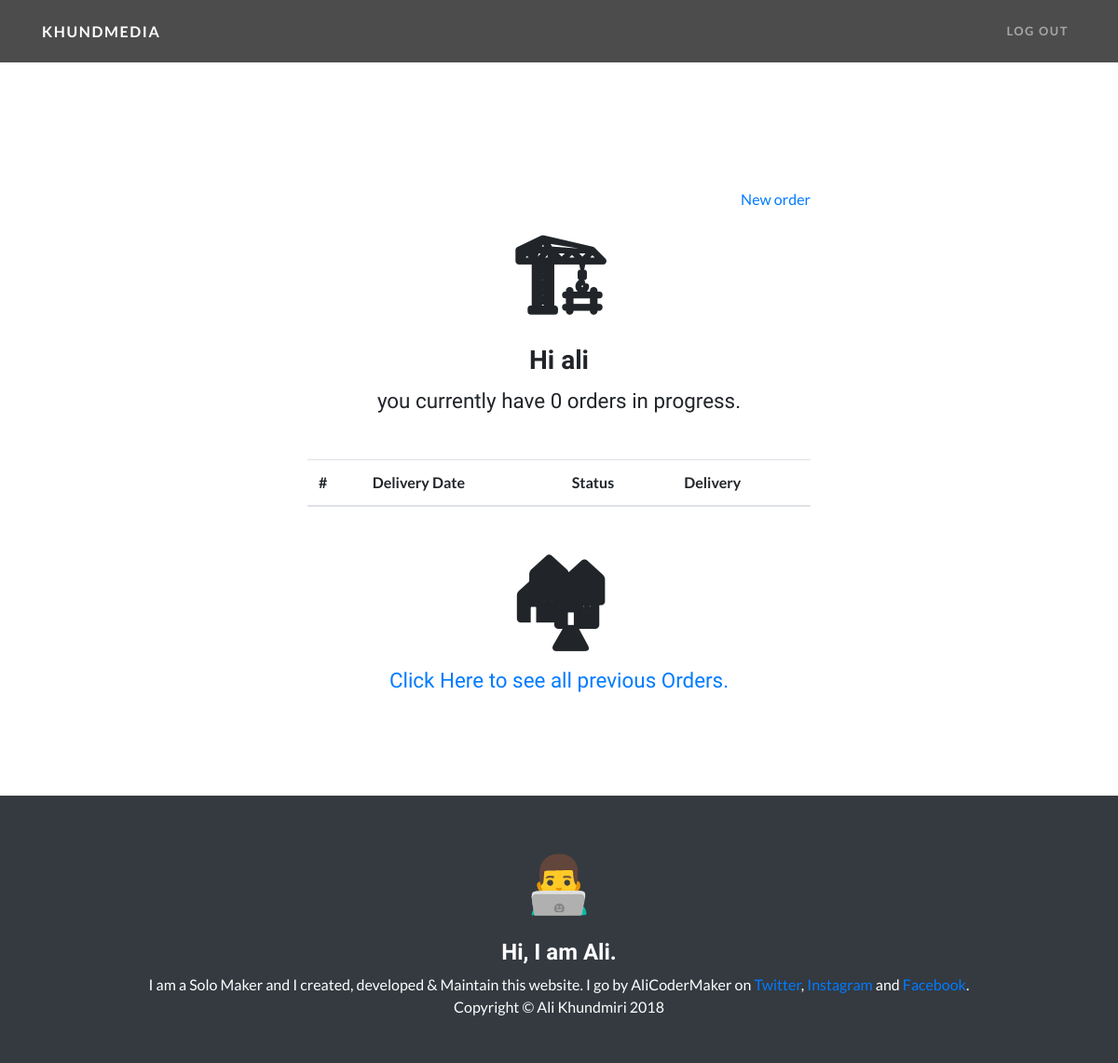
Page /dashboard (signed in) on the earlier database version.
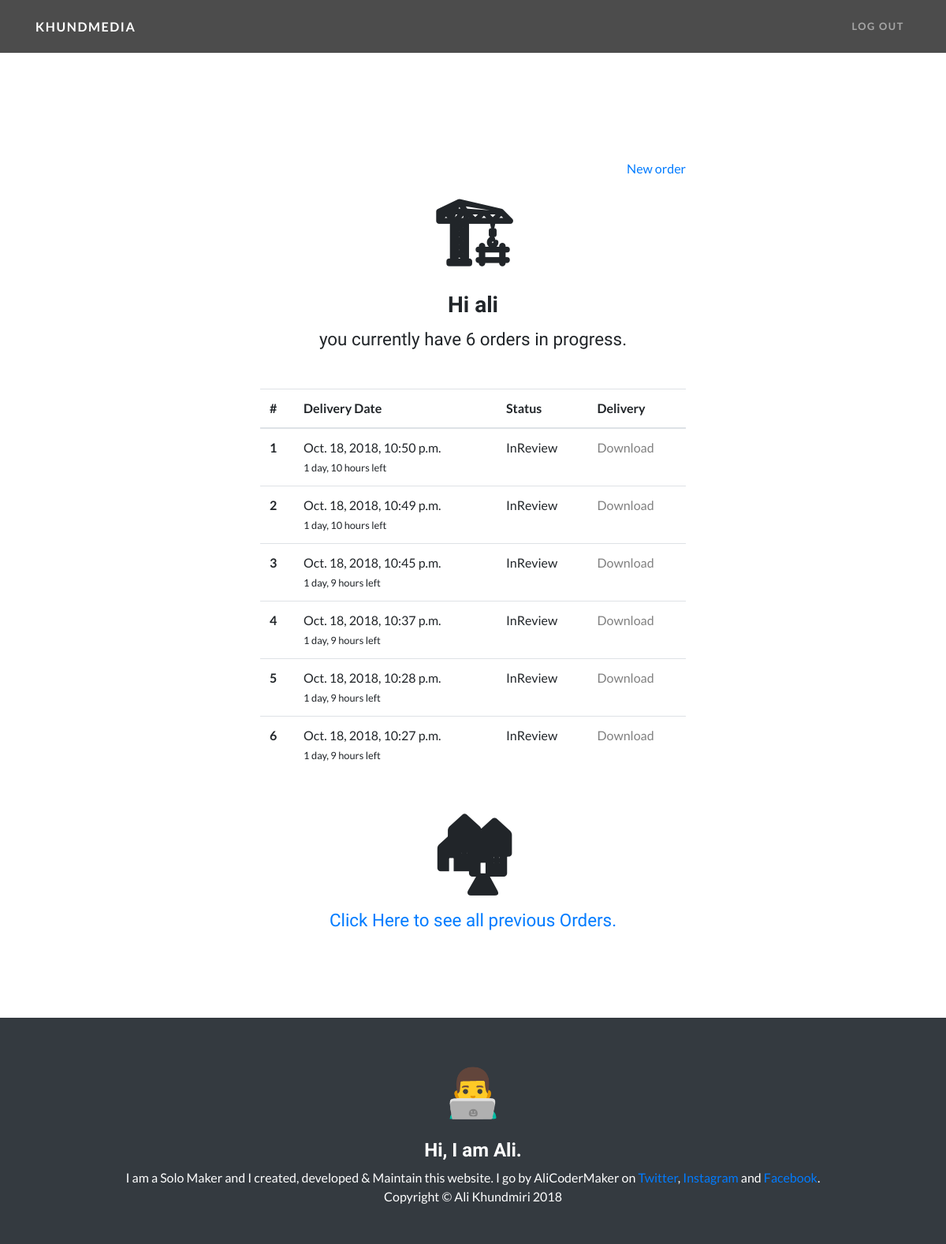
Same page on the later database version.
### core/models.py (models this page shows)
class assignment(models.Model):
	ASSIGNMENT_STATUS = (
		('InReview', 'inreview'),
		('Error', 'error'),
		('Working', 'working'),
		('Completed', 'completed'),
		('Rejected', 'rejected'),
		)
	client					=			models.ForeignKey(settings.AUTH_USER_MODEL, default=1, on_delete=models.CASCADE)
	content_url				=			models.URLField()
	due_date				=			models.DateTimeField(default=return_date_time)
	status					=			models.CharField(max_length=20, choices=ASSIGNMENT_STATUS, default=ASSIGNMENT_STATUS[0][0])
	timestamp				=			models.DateTimeField(auto_now=False, auto_now_add=True)
	updated					=			models.DateTimeField(auto_now=True, auto_now_add=False)
	def __str__(self):
		return(self.status)
	class Meta:
		ordering	 		=			["-timestamp", "-updated"]
		verbose_name 		= 			"Assignment"
		verbose_name_plural = 			"Assignments"

### core/views.py (the view)
# urls.py: path('dashboard', views.welcome , name='welcome'),
def welcome(request):
	if request.user.is_authenticated:
		pass
	else:
		return HttpResponseRedirect(reverse('core:index'))
	client_assignment = assignment.objects.filter(client_id=request.user.id)
	if client_assignment.count() == 0:
		client_assignment = None
	context = {
		'client_assignment' : client_assignment,
		'show_last_div' : False,
	}
	return render(request, 'core/welcome.html', context)

### core/templates/core/welcome.html (shortened to what this page needs)
{% extends 'base.html' %}
{% load crispy_forms_tags %}
{% load static %}
{% block content_2 %}
<div class="row">
	<div class="col">
		<p style="float: right;">
			<a href="{% url 'core:new_assignment' user_id=request.user.id %}">
				New order
			</a>
		</p>
	</div>
</div>
<div class="row">
	<div class="col">
		<h1 class="emoji-header-center">🏗</h1>
		<h3 class="text-center">Hi {{request.user.username}}</h3>
		<h3 class="text-center">
			<small>
				you currently have {{client_assignment|length}} orders in progress.
			</small>
		</h3>
	</div>
</div>
<div class="row">
	<div class="col">
		<table class="table">
			<thead>
				<tr>
					<th scope="col">#</th>
					<th scope="col">Delivery Date</th>
					<th scope="col">Status</th>
					<th scope="col">Delivery</th>
				</tr>
			</thead>
			<tbody>
				{% for assignment in client_assignment %}
				<tr>
					<th scope="row">{{forloop.counter}}</th>
					<td>{{assignment.due_date}}<br><small>{{assignment.due_date|timeuntil}} left</small></td>
					<td>{{assignment.status}}</td>
					<td><span style="color: gray">Download</span></td>
				</tr>
				{% endfor %}
			</tbody>
		</table>
	</div>
</div>
<br>
<div class="row">
	<div class="col">
		<h1 class="emoji-header-center">🏘</h1>
		<h3 class="text-center">
			<small>
				<a href="">
					Click Here to see all previous Orders.
				</a>
			</small>
		</h3>
	</div>
</div>
{% endblock %}

### templates/base.html (shortened to what this page needs)
{% load staticfiles %}
<!DOCTYPE html>
<html lang="en">
<head>
	<link href="{% static 'base/vendor/bootstrap/css/bootstrap.min.css' %}" rel="stylesheet">
	<link href="{% static 'base/css/one-page-wonder.css' %}" rel="stylesheet">
</head>
<body>
	{% include 'navbar.html' %}
	<div class="col-lg-9 col-md-9">{% block content_header %}{% endblock %}</div>
	<div class="col-lg-3 col-md-3"></div>
	<div class="container">
		<div class="row">
			<div class="col-lg-3 col-md-2"></div>
			<div class="col-lg-6 col-md-8 col-sm-12">
				{% block content_2 %}
				{% endblock %}
			</div>
			<div class="col-lg-3 col-md-3"></div>
		</div>
	</div>
	{% include 'footer.html' %}
</body>
</html>

### templates/navbar.html (shortened to what this page needs)
<nav class="navbar navbar-expand-lg navbar-dark navbar-custom fixed-top">
	<div class="container">
		<a class="navbar-brand" href="
		{% if request.user.is_authenticated %}
		{% url 'core:welcome' %}
		{% else %}
		{% url 'core:index' %}
		{% endif %}
		">Khundmedia</a>
		<div class="collapse navbar-collapse" id="navbarResponsive">
			<ul class="navbar-nav ml-auto">
				{% if not request.user.is_authenticated %}
				<li class="nav-item">
					<a class="nav-link" href="{% url 'register' %}">Sign Up</a>
				</li>
				<li class="nav-item">
					<a class="nav-link" href="{% url 'login' %}">Log In</a>
				</li>
				{% else %}
				<li class="nav-item">
					<a class="nav-link" href="{% url 'logout' %}">Log Out</a>
				</li>
				{% endif %}
			</ul>
		</div>
	</div>
</nav>

### templates/footer.html
<footer class="py-5 bg-dark">
	<div class="container">
		<p class="text-center" style="font-size: 60px">👨‍💻</p>
		<h4 class="text-center text-white">
			Hi, I am Ali.
		</h4>
		<p class="m-0 text-center text-white">
			I am a Solo Maker and I created, developed & Maintain this website. I go by AliCoderMaker on
			<a target="_blank" href="https://www.twitter.com/AliCoderMaker">Twitter</a>,
			<a target="_blank" href="https://www.instagram.com/AliCoderMaker">Instagram</a> and
			<a target="_blank" href="https://www.facebook.com/AliCoderMaker">Facebook</a>.
			<br>Copyright &copy; Ali Khundmiri 2018
		</p>
	</div>
</footer>

### static/base/css/one-page-wonder.css (style rules this page uses)
body { font-family: 'Lato'; }
h1, h2, h3, h4, h5, h6 { font-family: 'Catamaran'; font-weight: 800 !important; }
.navbar-custom { padding-top: 1rem; padding-bottom: 1rem; background-color: rgba(0, 0, 0, 0.7); }
.navbar-custom .navbar-brand { text-transform: uppercase; font-size: 1rem; letter-spacing: 0.1rem; font-weight: 700; }
.navbar-custom .navbar-nav .nav-item .nav-link { text-transform: uppercase; font-size: 0.8rem; font-weight: 700; letter-spacing: 0.1rem; }

### templates/base.html (style rules this page uses)
.emoji-header-center { font-size: 100px !important; text-align: center; }

Differences in the rows shown:
added assignment: due_date "Oct. 18, 2018, 10:50 p.m.", due_date "1 day, 10 hours", status "InReview"
added assignment: due_date "Oct. 18, 2018, 10:49 p.m.", due_date "1 day, 10 hours", status "InReview"
added assignment: due_date "Oct. 18, 2018, 10:45 p.m.", due_date "1 day, 9 hours", status "InReview"
added assignment: due_date "Oct. 18, 2018, 10:37 p.m.", due_date "1 day, 9 hours", status "InReview"
added assignment: due_date "Oct. 18, 2018, 10:28 p.m.", due_date "1 day, 9 hours", status "InReview"
added assignment: due_date "Oct. 18, 2018, 10:27 p.m.", due_date "1 day, 9 hours", status "InReview"
Other differences:
{{ client_assignment|length }}: "0" → "6"
